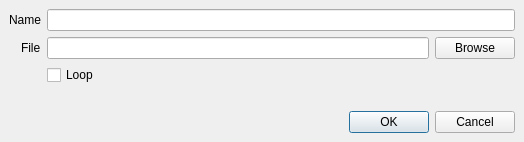
<?xml version="1.0" encoding="UTF-8"?>
<ui version="4.0">
 <class>MediaEdit</class>
 <widget class="QDialog" name="MediaEdit">
  <property name="geometry">
   <rect>
    <x>0</x>
    <y>0</y>
    <width>524</width>
    <height>142</height>
   </rect>
  </property>
  <property name="windowTitle">
   <string>MediaProps</string>
  </property>
  <layout class="QVBoxLayout" name="verticalLayout">
   <property name="spacing">
    <number>6</number>
   </property>
   <property name="leftMargin">
    <number>9</number>
   </property>
   <property name="topMargin">
    <number>9</number>
   </property>
   <property name="rightMargin">
    <number>9</number>
   </property>
   <property name="bottomMargin">
    <number>9</number>
   </property>
   <item>
    <layout class="QFormLayout" name="formLayout">
     <property name="sizeConstraint">
      <enum>QLayout::SetFixedSize</enum>
     </property>
     <property name="labelAlignment">
      <set>Qt::AlignRight|Qt::AlignTrailing|Qt::AlignVCenter</set>
     </property>
     <property name="horizontalSpacing">
      <number>6</number>
     </property>
     <property name="verticalSpacing">
      <number>6</number>
     </property>
     <property name="leftMargin">
      <number>0</number>
     </property>
     <property name="topMargin">
      <number>0</number>
     </property>
     <property name="rightMargin">
      <number>0</number>
     </property>
     <property name="bottomMargin">
      <number>0</number>
     </property>
     <item row="0" column="0">
      <widget class="QLabel" name="label_3">
       <property name="text">
        <string>Name</string>
       </property>
      </widget>
     </item>
     <item row="0" column="1">
      <widget class="QLineEdit" name="name">
       <property name="minimumSize">
        <size>
         <width>0</width>
         <height>0</height>
        </size>
       </property>
       <property name="maximumSize">
        <size>
         <width>16777215</width>
         <height>16777215</height>
        </size>
       </property>
      </widget>
     </item>
     <item row="1" column="0">
      <widget class="QLabel" name="label_2">
       <property name="text">
        <string>File</string>
       </property>
      </widget>
     </item>
     <item row="1" column="1">
      <layout class="QHBoxLayout" name="horizontalLayout">
       <property name="sizeConstraint">
        <enum>QLayout::SetFixedSize</enum>
       </property>
       <item>
        <widget class="QLineEdit" name="path">
         <property name="minimumSize">
          <size>
           <width>0</width>
           <height>0</height>
          </size>
         </property>
         <property name="maximumSize">
          <size>
           <width>16777215</width>
           <height>16777215</height>
          </size>
         </property>
         <property name="readOnly">
          <bool>true</bool>
         </property>
        </widget>
       </item>
       <item>
        <widget class="QPushButton" name="browseButton">
         <property name="minimumSize">
          <size>
           <width>0</width>
           <height>0</height>
          </size>
         </property>
         <property name="maximumSize">
          <size>
           <width>16777215</width>
           <height>16777215</height>
          </size>
         </property>
         <property name="text">
          <string>Browse</string>
         </property>
        </widget>
       </item>
      </layout>
     </item>
     <item row="2" column="1">
      <widget class="QCheckBox" name="loop">
       <property name="text">
        <string>Loop</string>
       </property>
      </widget>
     </item>
     <item row="2" column="0">
      <widget class="QLabel" name="label">
       <property name="text">
        <string/>
       </property>
      </widget>
     </item>
    </layout>
   </item>
   <item>
    <widget class="QDialogButtonBox" name="buttonBox">
     <property name="minimumSize">
      <size>
       <width>0</width>
       <height>0</height>
      </size>
     </property>
     <property name="maximumSize">
      <size>
       <width>16777215</width>
       <height>16777215</height>
      </size>
     </property>
     <property name="standardButtons">
      <set>QDialogButtonBox::Cancel|QDialogButtonBox::Ok</set>
     </property>
    </widget>
   </item>
  </layout>
 </widget>
 <resources/>
 <connections/>
</ui>
